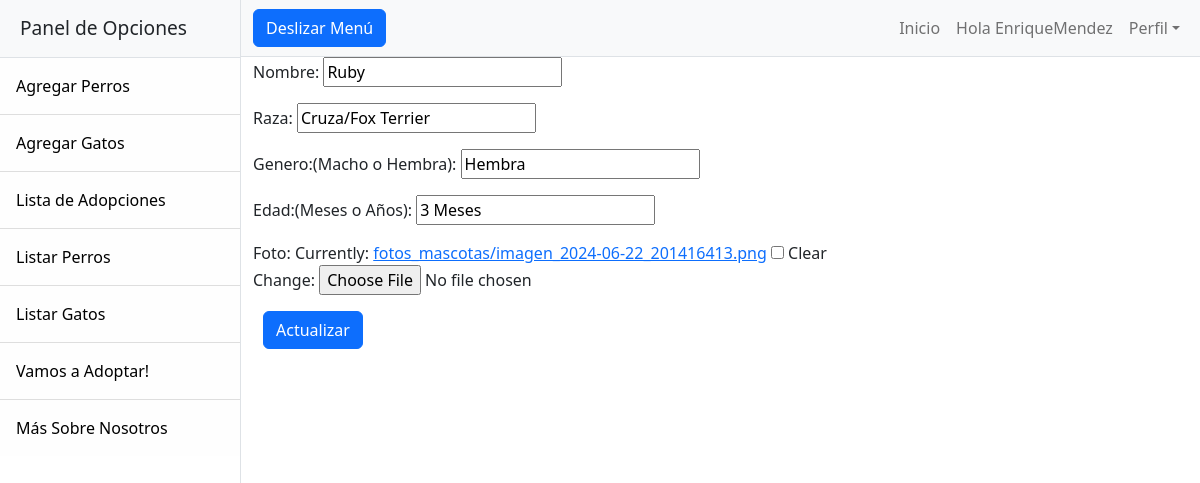
The page /Centro-Adopcion/actualiza-perro/11 (signed in) on the database its author committed.
### Centro_Adopcion/models.py (models this page shows, shortened)
class Dogs(models.Model):
    Name=models.CharField(max_length=40, verbose_name="Nombre:")
    Race=models.CharField(max_length=40, verbose_name="Raza:")
    Gender=models.CharField(max_length=40, verbose_name="Genero:(Macho o Hembra)")
    Age=models.CharField(max_length=40, verbose_name="Edad:(Meses o Años)") #Lo puse como texto porque la idea es que puedas poner si tiene por ejemplo 2 meses o 2 años y no tener que andar haciendo calculos ponendiendo que tiene X cantidad de meses.
    Foto = models.ImageField(upload_to='fotos_mascotas', blank=True, null=True)
    class Meta:
        verbose_name = 'Dog'
        verbose_name_plural = 'Dogs'

### Centro_Adopcion/views.py (the view, shortened to what this page needs)
# urls.py: path('actualiza-perro/<pk>', DogUpdate.as_view(), name='ActualizaPerro'),
@method_decorator(staff_member_required, name='dispatch')
class DogUpdate(LoginRequiredMixin, UpdateView):
    model = Dogs
    template_name = 'perro_update.html'
    fields = '__all__'
    success_url = reverse_lazy("home")
    context_object_name = "perro"

### Centro_Adopcion/templates/perro_update.html
{% extends 'base.html' %}
{% block content %}
<form action="{% url 'ActualizaPerro' perro.id %}" method="post" enctype="multipart/form-data">{% csrf_token %}
    {{form.as_p}}
    <button type="submit"style="margin-left: 10px;" class="btn btn-primary" id="sidebarToggle"> Actualizar </button>
  </form>
{% endblock %}

### Centro_Adopcion/templates/base.html (shortened to what this page needs)
<!DOCTYPE html>
<html lang="en">
    <head>
        {% load static %}
        <link href="{% static 'Centro_Adopcion/css/styles.css'%}" rel="stylesheet" />
    </head>
    <body >
        <div class="d-flex" id="wrapper">
            {% include 'Sidebar.html' %}
            <div id="page-content-wrapper">
                <nav class="navbar navbar-expand-lg navbar-light bg-light border-bottom">
                    <div class="container-fluid">
                        <button class="btn btn-primary" id="sidebarToggle">Deslizar Menú</button>
                        <div class="collapse navbar-collapse" id="navbarSupportedContent">
                            <ul class="navbar-nav ms-auto mt-2 mt-lg-0">
                                <li class="nav-item active"><a class="nav-link" href="{% url 'home' %}">Inicio</a></li>
                                {% if user.is_authenticated %}
                                <li class="nav-item"><span class="nav-link">Hola {{ user.username }}</span></li>
                                {% endif %}
                                <li class="nav-item dropdown">
                                    <a class="nav-link dropdown-toggle" id="navbarDropdown" href="#" role="button" data-bs-toggle="dropdown" aria-haspopup="true" aria-expanded="false">Perfil</a>
                                </li>
                            </ul>
                        </div>
                    </div>
                </nav>
                <div class="container-fluid">
                    {% block content %}
                    {% endblock %}
                </div>
            </div>
        </div>
    </body>
</html>

### rows shown on the page
Dogs: Name "Ruby", Race "Cruza/Fox Terrier", Gender "Hembra", Age "3 Meses"

### other values the page prints
{{ user.username }} "EnriqueMendez"
